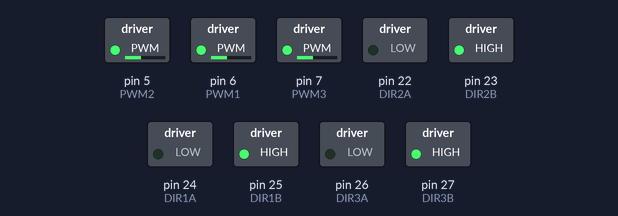
This sketch was run on a simulated Arduino Mega 2560, built with avr-gcc and run on an emulated ATmega2560. Shown: switched loads named in the sketch (green lamp = pin HIGH).

Above: at 0.05 s.
At 3.0 s:
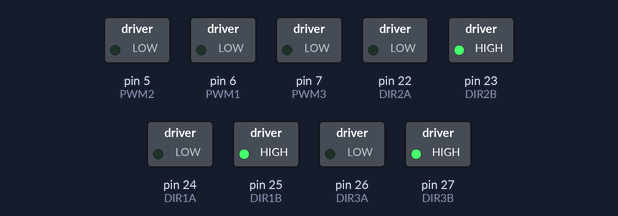
Timing chart, 0 to 3.5 s (numbered marks = the images above):
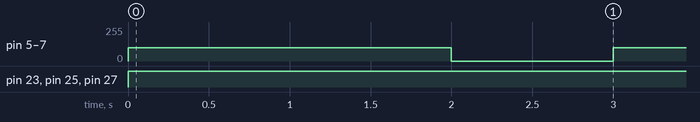

The sketch:

OmniWheel_Demo.ino
```cpp
/*****************************
 * 3WD Omni Wheel Control Demo
 *
 * moror1 //        \\motor2
 *
 *
 *            === motor3
 *
 *电机3与Y轴重合，前进后退时考虑Y轴即可，
 *横向移动时，考虑X轴的速度即可
 *                  BY YFRobot
 ****************************/

#define DIR1A 24    //Motor 1
#define DIR1B 25
#define PWM1  6    //Motor 1 PWM

#define DIR2A 22    //Motor 2
#define DIR2B 23
#define PWM2  5    //Motor 2 PWM

#define DIR3A 26   //Motor 3
#define DIR3B 27
#define PWM3   7   //Motor 3 PWM

struct ActThreeVell
{
    float v1;
    float v2;
    float v3;
};
ActThreeVell ThreeWheelVellControl2(float Vx, float Vy, float angularVell)
{
#define AFA 60
#define L 2
#define pi 3.1415926f
//#define ActThreeVell vell;
ActThreeVell vell;
float theta = 0;

vell.v1 = (float)(-cos((AFA + theta) / 180.0f*pi) * Vx - sin((theta + AFA) / 180.0f*pi) * Vy + L * angularVell);

vell.v2 = (float)(cos(theta / 180.0f*pi) * Vx + sin(theta /180.0f*pi) * Vy      + L * angularVell);

vell.v3 = (float)(-cos((AFA - theta) / 180.0f * pi) * Vx + sin((AFA - theta) / 180.0f*pi) * Vy + L * angularVell);

return vell;
}

float Vx,Vy;
float V1,V2,V3;

void setup() {
  // put your setup code here, to run once:
  Serial.begin(115200);
  pinMode(DIR1A,OUTPUT);
  pinMode(DIR1B,OUTPUT);
  pinMode(DIR2A,OUTPUT);
  pinMode(DIR2B,OUTPUT);
  pinMode(DIR3A,OUTPUT);
  pinMode(DIR3B,OUTPUT);
  pinMode(PWM1,OUTPUT);
  pinMode(PWM2,OUTPUT);
  pinMode(PWM3,OUTPUT);

  pinMode(PWM1,0);
  pinMode(PWM2,0);
  pinMode(PWM3,0);
}

void Rotate(float speed)
{
  ActThreeVell vell = ThreeWheelVellControl2(0, 0, speed);
  V1 = vell.v1;
  V2 = vell.v2;
  V3 = vell.v3;
  if (V1 >= 0)
  {
    digitalWrite(DIR1A,HIGH);
    digitalWrite(DIR1B,LOW);
    analogWrite(PWM1, V1);
  }
  else
  {
    digitalWrite(DIR1A,LOW);
    digitalWrite(DIR1B,HIGH);
    analogWrite(PWM1, -V1);
  }

  if (V2 >= 0)
  {
    digitalWrite(DIR2A,HIGH);
    digitalWrite(DIR2B,LOW);
    analogWrite(PWM2, V2);
  }
  else
  {
    digitalWrite(DIR2A,LOW);
    digitalWrite(DIR2B,HIGH);
    analogWrite(PWM2, -V2);
  }

  if (V3 >= 0)
  {
    digitalWrite(DIR3A,HIGH);
    digitalWrite(DIR3B,LOW);
    analogWrite(PWM3, V3);
  }
  else
  {
    digitalWrite(DIR3A,LOW);
    digitalWrite(DIR3B,HIGH);
    analogWrite(PWM3, -V3);
  }
}
void Forward(float speed)      //前进，Y轴上下移动
{
  Vy = - speed;

  V1 = - sqrt(3)/2 * Vy;
  V2 = sqrt(3)/2 * Vy;

  digitalWrite(DIR1A,HIGH);
  digitalWrite(DIR1B,LOW);
  analogWrite(PWM1, V1);

  digitalWrite(DIR2A,LOW);
  digitalWrite(DIR2B,HIGH);
  analogWrite(PWM2,- V2);

  analogWrite(PWM3,0);
}

void Back(float speed)          //后退，Y轴上下移动
{
  Vy = - speed;
  V1 = - sqrt(3)/2 * Vy;
  V2 = sqrt(3)/2 * Vy;

  digitalWrite(DIR1A,LOW);
  digitalWrite(DIR1B,HIGH);
  analogWrite(PWM1, V1);

  digitalWrite(DIR2A,HIGH);
  digitalWrite(DIR2B,LOW);
  analogWrite(PWM2, - V2);

  analogWrite(PWM3,0);
}

void Right(float speed)        //右平移，X轴移动
{
  Vx = speed;
  V1 = - 0.5 * Vx;
  V2 = - 0.5 * Vx;
  V3 = Vx;

  digitalWrite(DIR1A,HIGH);
  digitalWrite(DIR1B,LOW);
  analogWrite(PWM1, - V1);

  digitalWrite(DIR2A,HIGH);
  digitalWrite(DIR2B,LOW);
  analogWrite(PWM2, - V2);

  digitalWrite(DIR3A,LOW);
  digitalWrite(DIR3B,HIGH);
  analogWrite(PWM3,V3);
}

void Left(float speed)         //左平移，X轴移动
{
  Vx = speed;
  V1 = - 0.5 * Vx;
  V2 = - 0.5 * Vx;
  V3 = Vx;

  digitalWrite(DIR1A,LOW);
  digitalWrite(DIR1B,HIGH);
  analogWrite(PWM1,- V1);

  digitalWrite(DIR2A,LOW);
  digitalWrite(DIR2B,HIGH);
  analogWrite(PWM2,- V2);

  digitalWrite(DIR3A,HIGH);
  digitalWrite(DIR3B,LOW);
  analogWrite(PWM3,V3);
}

void Stop()            //停止
{
  analogWrite(PWM1,0);
  analogWrite(PWM2,0);
  analogWrite(PWM3,0);
}

void loop() {
  Rotate(-50); delay(2000);
  Stop();     delay(1000);
  /******
  Forward(100);delay(2000);
  Stop();     delay(1000);
  Right(100);  delay(2000);
  Stop();     delay(1000);
  Back(100);   delay(2000);
  Stop();     delay(1000);
  Left(100);   delay(2000);
  Stop();     delay(1000);
  *********/
}
/*****************************************************************

  float Vx,Vy;     //定义正交分解之后的速度
  float Speed1,Speed2,Speed3;  //定义各个轮子的速度

  Vx = speed * cos(β);  //计算X方向速度  前进、后退时β= 270°，Vx = 0，Vy = -speed
  Vy = speed * sin(β);  //计算Y方向速度   左右移动时β= 0°，Vx = speed，Vy = 0

  L是底盘中心到轮子的距离，theta是偏航角度,前进，后退，左右平移时为0,ω为角速度，值为0

  V 和 L 单位用 厘米 cm

  轮子直接5.8cm


  V1 = -sin(30 + theta) * Vx - cos(30 + theta) * Vy + L * ω;
  V2 = -sin(30 + theta) * Vx + cos(30 + theta) * Vy + L * ω;
  V3 = cos(theta) * Vx - sin(theta) * Vy + L * ω;

  //The end
*****************************************************************/
```

Measured:
- by itself, pin 5 (PWM2), pin 6 (PWM1), pin 7 (PWM3): alternates 100/255 for 2.0 s and 0/255 for 1.0 s
- by itself, pin 23 (DIR2B), pin 25 (DIR1B), pin 27 (DIR3B): LOW → HIGH at 0.00 s
